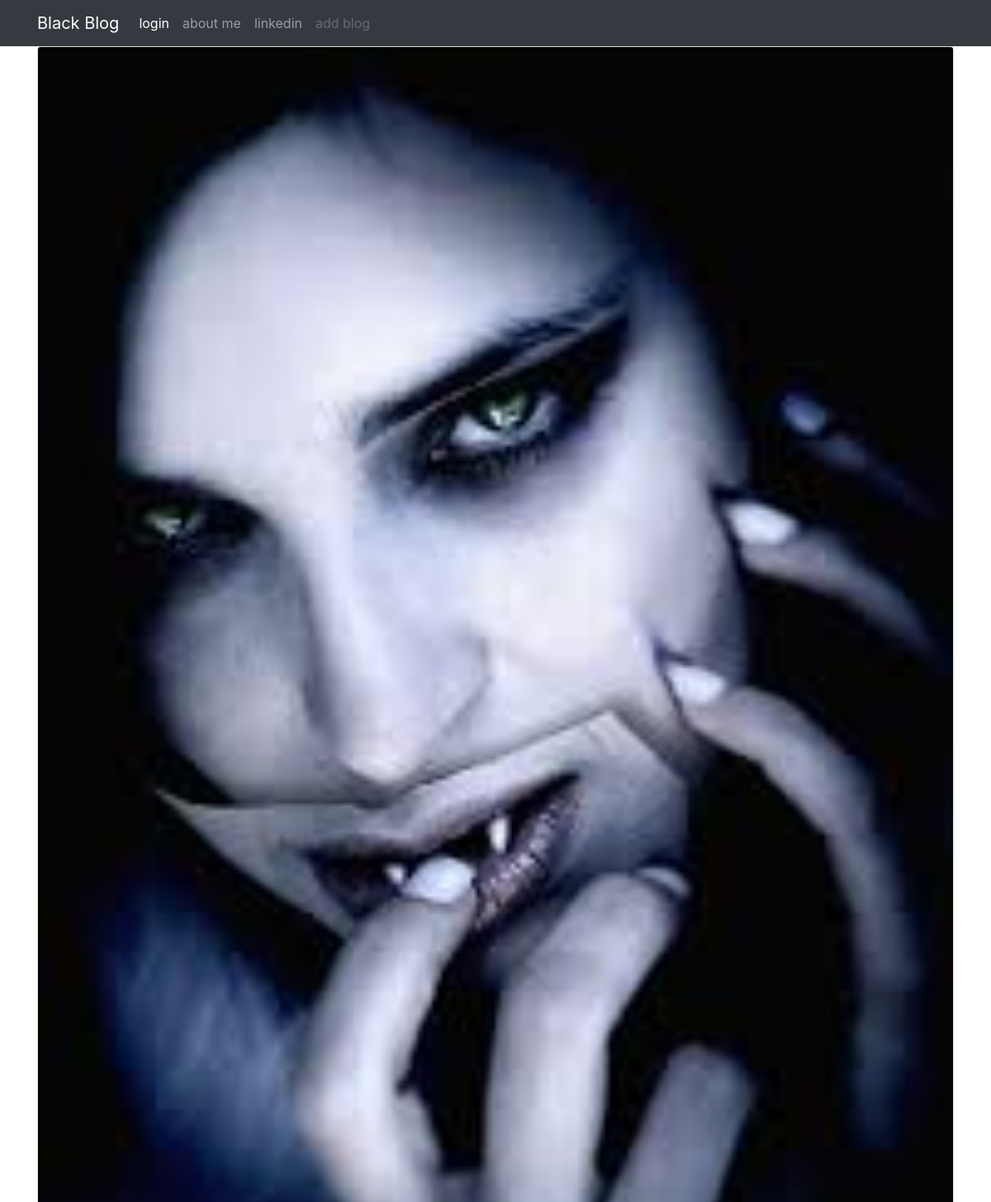
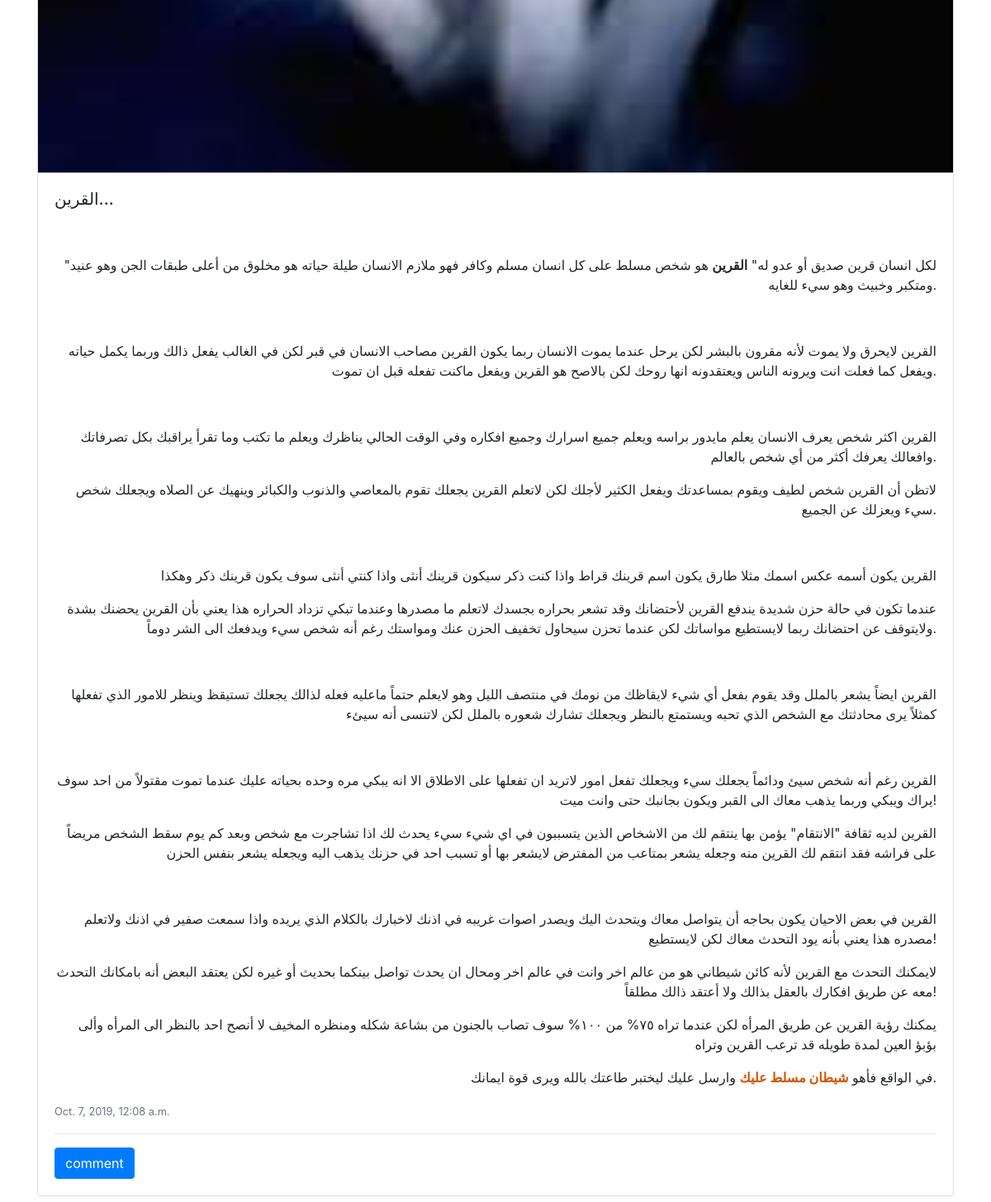
Page /4/ on the committed database (2 pictures, top to bottom).
### posts/models.py (models this page shows, shortened)
class Post(models.Model):
    user = models.ForeignKey(User, on_delete=models.PROTECT)
    title = models.CharField(max_length=30)
    content = RichTextField()
    image = models.ImageField(blank=True,)
    created = models.DateTimeField(default=timezone.now)
    active = models.BooleanField(default=False)

### posts/views.py (the view)
# urls.py: re_path(r'^(?P<pk>\d+)/$', views.PostDetailView.as_view(), name='post_detail'),
class PostDetailView(DetailView):
    model = Post

### posts/templates/posts/post_detail.html (shortened to what this page needs)
{% extends 'base.html' %}
{% block body%}
<div class="card mb-3">
  <img src="{{ post.image.url }}" class="card-img-top" alt="oh..oh sorry ">
  <div class="card-body">
    <h5 class="card-title">{{ post.title|safe }}</h5>
    <p class="card-text">{{ post.content|safe }}</p>
    <p class="card-text"><small class="text-muted">{{post.created}}</small></p>
      <hr>
    <a class="btn btn-primary" href="{% url 'posts:add_comment' pk=post.pk %}">comment</a>
  </div>
</div>
{% endblock %}

### rows in the picture
Post: image (picture), title "القرين...", content "\"لكل انسان قرين صديق أو عدو له\" القرين هو شخص مسلط على كل انسان مسلم وكافر فهو ملازم الانسان طيلة حياته هو مخلوق من أعلى طبقات الجن وهو عنيد ومتكبر وخبيث وهو سيء للغايه. القرين لايحرق ولا يموت لأنه مقرون بالبشر لكن يرحل عندما يموت الانسان ربما يكون القرين مصاحب الانسان في قبر لكن في الغالب يفعل ذالك وربما يكمل حياته ويفعل كما فعلت انت ويرونه الناس ويعتقدونه انها روحك لكن بالاصح هو القرين ويفعل ماكنت تفعله قبل ان تموت. القرين اكثر شخص يعرف الانسان يعلم مايدور براسه ويعلم جميع اسرارك وجميع افكاره وفي الوقت الحالي يناظرك ويعلم ما تكتب وما تقرأ يراقبك بكل تصرفاتك وافعالك يعرفك أكثر من أي شخص بالعالم. لاتظن أن القرين شخص لطيف ويقوم بمساعدتك ويفعل الكثير لأجلك لكن لاتعلم القرين يجعلك تقوم…", created "Oct. 7, 2019, 12:08 a.m."
